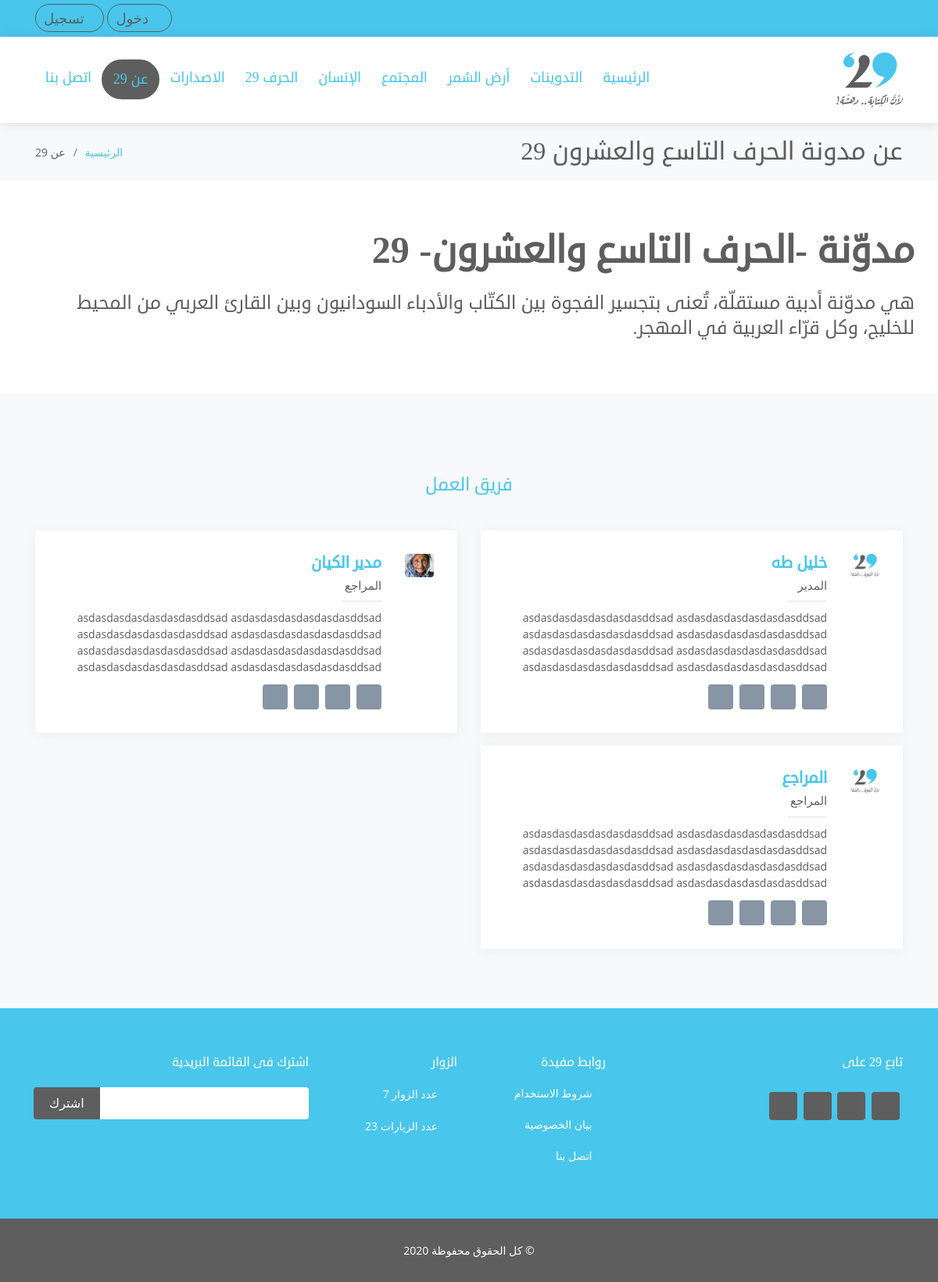
/dashboard/about, run on the app's committed database.
### tables this page shows
CREATE TABLE `b29_category` (
  `cat_id` int(3) NOT NULL,
  `cat_name` varchar(50) NOT NULL,
  `cat_class` varchar(20) NOT NULL,
  `create_at` datetime NOT NULL,
  `create_by` int(5) NOT NULL,
  `update_at` datetime DEFAULT NULL,
  `update_by` int(5) DEFAULT NULL
);

CREATE TABLE `b29_staff` (
  `staff_id` int(5) NOT NULL,
  `staff_name` varchar(50) NOT NULL,
  `staff_phone` varchar(20) NOT NULL,
  `staff_email` varchar(50) NOT NULL,
  `staff_type` varchar(10) NOT NULL DEFAULT 'DR',
  `staff_address` text,
  `staff_img` varchar(20) NOT NULL DEFAULT 'user.jpg',
  `staff_active` int(1) NOT NULL DEFAULT '1',
  `staff_about` text,
  `staff_face` varchar(100) DEFAULT NULL,
  `staff_twitter` varchar(100) DEFAULT NULL,
  `staff_linked` varchar(100) DEFAULT NULL,
  `staff_instagram` varchar(100) DEFAULT NULL,
  `staff_pass` varchar(100) NOT NULL,
  `create_at` datetime NOT NULL,
  `create_by` int(5) DEFAULT NULL,
  `update_at` datetime DEFAULT NULL,
  `update_by` int(5) DEFAULT NULL
);

### controller/dashboard.php (called while the page is built, shortened)
<?php
	class dashboard extends controller
	{
		function __construct()
		{
			$this->view->CSS = array();
			$this->view->JS = array('views/dashboard/JS/dash.js');
			$this->view->curr_page = "dashboard";
		}
		function about()
		{
			$this->view->curr_page = "about";
			$this->view->menu = $this->model->menu();
			$this->view->staff = $this->model->staff();
			$this->view->render(array('dashboard/about'),'home');
		}
	}
?>

### index.php (called while the page is built, shortened)
<?php
	$app = new bootstrap();
?>

### lib/session.php (called while the page is built, shortened)
<?php
	class session
	{
		public static function get($key)
		{
			if(isset($_SESSION[$key]))
			{
				return $_SESSION[$key];
			}else
			{
				return false;
			}
		}
	}
?>

### lib/database.php (called while the page is built, shortened)
<?php
	class database extends PDO
	{
		function __construct()
		{
			$this->get_config();
		}
		private function get_config()
		{
			$x = $this->select("SELECT * FROM ".DB_PREFEX."config",array());
		}
		public function select($sql,$data,$fetchMode = PDO::FETCH_ASSOC)
		{
			$sth = $this->prepare($sql);
			$sth->execute();
			return $sth->fetchAll($fetchMode);
		}
		public function get_menu()
		{
			$x = $this->select("SELECT ".DB_PREFEX."category.*, count(blog_id) as no
								FROM ".DB_PREFEX."category
								LEFT JOIN ".DB_PREFEX."blog_category ON category = cat_id
								WHERE 1=1
								GROUP BY cat_id",array());
			$menu = array();
			foreach($x as $val)
			{
				$menu[$val['cat_id']] = array('id'=>$val['cat_id']
											,'name'=>$val['cat_name']
											,'count'=>$val['no']
											);
			}
			return $menu;
		}
	}
?>

### models/dashboard_model.php (called while the page is built, shortened)
<?php
	class dashboard_model extends model
	{
		function __construct()
		{
			parent::__construct();
		}
		public function menu()
		{
			return $this->db->get_menu();
		}
		public function staff()
		{
			return $this->db->select('SELECT staff_id, staff_name, staff_phone, staff_email, staff_address
									,staff_img, staff_about,staff_type
									,staff_face, staff_twitter, staff_linked, staff_instagram
									FROM '.DB_PREFEX.'staff
									WHERE staff_type != "bloger"
									',array());
		}
	}
?>

### lib/controller.php (called while the page is built, shortened)
<?php
	class controller
	{
		public function loadModel($name,$model_path)
		{
			$path = $model_path.$name.'_model.php';
			if(file_exists($path))
			{
				$this->model = new $model_name();
			}
		}
	}
?>

### lib/model.php (called while the page is built)
<?php
	class model
	{
		function __construct()
		{
			$this->db = new database();
		}
	}
?>

### views/dashboard/about.php (the view)
<main id="main">
	<section id="breadcrumbs" class="breadcrumbs">
		<div class="container">
			<div class="d-flex justify-content-between align-items-center">
				<h2>عن مدونة الحرف التاسع والعشرون 29</h2>
				<ol>
					<li><a href="<?php echo URL ?>">الرئيسية</a></li>
					<li>عن 29</li>
				</ol>
			</div>
		</div>
	</section>
	<section id="about" class="about">
		<div class="container">
			<div class="row content">
				<h2>مدوّنة -الحرف التاسع والعشرون- 29</h2>
				<h3>هي مدوّنة أدبية مستقلّة، تُعنى بتجسير الفجوة بين الكتّاب والأدباء السودانيون وبين القارئ العربي من المحيط للخليج، وكل قرّاء العربية في المهجر.</h3>
			</div>
		</div>
	</section>
    <section id="team" class="team section-bg">
		<div class="container">
			<div class="section-title">
				<p>فريق العمل</p>
			</div>
			<div class="row">
			<?php
				foreach($this->staff as $val)
				{
			?>
				<div class="col-lg-6 mb-3">
					<div class="member d-flex align-items-start">
						<div class="pic"><img src="<?php echo URL."public/IMG/users/".$val['staff_img'] ?>" class="img-fluid" alt=""></div>
						<div class="member-info">
							<h4><?php echo $val['staff_name']?></h4>
							<span><?php echo staff_settings::$staf_asso_type[$val['staff_type']]['AR']?></span>
							<p><?php echo $val['staff_about']?></p>
							<div class="social">
							<?php
								echo (!empty($val['staff_twitter']))?'<a href="'.$val['staff_twitter'].'" target="_blank"><i class="icofont-twitter"></i></a>':"";
								echo (!empty($val['staff_face']))?'<a href="'.$val['staff_face'].'" target="_blank"><i class="icofont-facebook"></i></a>':"";
								echo (!empty($val['staff_instagram']))?'<a href="'.$val['staff_instagram'].'" target="_blank"><i class="icofont-instagram"></i></a>':"";
								echo (!empty($val['staff_linked']))?'<a href="'.$val['staff_linked'].'" target="_blank"><i class="icofont-linkedin"></i></a>':"";
							?>
							</div>
						</div>
					</div>
				</div>
			<?php
				}
			?>
			</div>
		</div>
	</section>
</main>

### views/menus/default.php (shortened to what this page needs)
<section id="topbar" class="d-none d-lg-block">
	<div class="container d-flex">
		<div class="contact-info mr-auto">
		<?php
			if(session::get('user_type'))
			{
		?>
			<a href="<?php echo URL ?>login/logout"><i class="icofont-sign-out"></i> خروج </a>
		<?php
			}else{
		?>
			<a href="<?php echo URL ?>login"><i class="icofont-sign-in"></i> دخول</a>
			<a href="<?php echo URL ?>login/register"><i class="icofont-user"></i>تسجيل</a>
		<?php
			}
		?>
		</div>
	</div>
</section>
<header id="header" class="header-inner-pages sticky-top">
	<div class="container d-flex align-items-center">
		<a href="<?php echo URL ?>" class="logo"><img src="<?php echo URL ?>public/IMG/logo.png" alt="" class="img-fluid"></a>
		<nav class="nav-menu d-none mr-auto d-lg-block">
			<ul>
				<li class="<?php echo ($this->curr_page=="dashboard")?"nav_menu_active_page":"";?>"><a href="<?php echo URL ?>dashboard/">الرئيسية</a></li>
				<li class="<?php echo ($this->curr_page=="blog")?"nav_menu_active_page":"";?>"><a href="<?php echo URL ?>blog/index">التدوينات</a></li>
			<?php
				foreach($this->menu as $val)
				{
					$cls = ($this->curr_page=="blog_".$val['id'])?"nav_menu_active_page":"";
					echo "<li class='".$cls."'><a href='".URL."blog/index/".$val['id']."'>".$val['name']."</a></li>";
				}
			?>
				<li class="<?php echo ($this->curr_page=="about")?"nav_menu_active_page":"";?>"><a href="<?php echo URL ?>dashboard/about">عن 29 </a></li>
				<li class="<?php echo ($this->curr_page=="contact")?"nav_menu_active_page":"";?>"><a href="<?php echo URL ?>dashboard/contact">اتصل بنا</a></li>
			</ul>
		</nav>
	</div>
</header>

### lib/view.php (shortened to what this page needs)
<?php
	class view
	{
		public function render($files,$class="")
		{
			$this->get_header($class);
			foreach($files as $k => $name)
			{
				$file_name = "views/".$name.".php";
				if(file_exists($file_name))
				{
					require($file_name);
				}else
				{
					$this->file_name = $name;
					require("views/error/err404.php");
				}
			}
		}
		public function get_header($class)
		{
			require("views/header/header.php");
			$this->get_menus($class);
		}
		private function get_menus($class)
		{
			require("views/menus/default.php");
		}
		public function get_footer($class)
		{
			require("views/footer/footer.php");
		}
	}
?>

### public/CSS/style.css (style rules this page uses)
.nav_menu_active_page { background: #5e5e5e !important; border: 2px solid !important; border-radius: 40px !important; }
body { font-family: "Open Sans", sans-serif; color: #5e5e5e; direction: rtl !important; text-align: right; }
a { color: #48c6ec; }
h1, h2, h3, h4, h5, h6 { font-family: 'droid-sans'; }
#topbar { background: #48c6ec; padding: 10px 0; font-size: 18px; color: #5e5e5e; }
#topbar .contact-info a { line-height: 1; color: #5e5e5e; transition: 0.3s; border: 1px solid #5e5e5e; padding: 5px 10px 5px 10px; border-radius: 50px; }
#header { background: white; transition: all 0.5s; z-index: 997; padding: 20px 0; }
#header.header-inner-pages { box-shadow: 0px 2px 15px rgba(0, 0, 0, 0.1); }
#header .logo { font-size: 28px; margin: 0; padding: 0; line-height: 1; font-weight: 700; text-transform: uppercase; }
#header .logo img { max-height: 70px; }
.nav-menu ul { margin: 0; padding: 0; list-style: none; }
.nav-menu > ul { display: flex; }
.nav-menu > ul > li { position: relative; white-space: nowrap; transition: 0.3s; padding: 10px 13px 10px 13px; }
.nav-menu a { display: block; position: relative; color: #48c6ec; transition: 0.3s; font-size: 18px; font-weight: 500; font-family: 'droid-sans'; }
.mobile-nav { position: fixed; top: 55px; right: 15px; bottom: 15px; left: 15px; z-index: 9999; overflow-y: auto; background: #fff; transition: ease-in-out 0.2s; opacity: 0; visibility: hidden; border-radius: 10px; padding: 10px 0; height: auto; }
.mobile-nav * { margin: 0; padding: 0; list-style: none; }
.mobile-nav a { display: block; position: relative; color: #48c6ec; padding: 10px 20px; font-weight: 500; outline: none; }
section { padding: 60px 0; }
.section-bg, .services .icon-box { background: #f8f9fa; }
.section-title { padding-top: 40px; padding-bottom: 40px; text-align: center; }
.section-title p { margin: 0; margin: 0; font-size: 23px; font-weight: 500; text-transform: uppercase; font-family: 'droid-sans'; color: #48c6ec; }
.breadcrumbs { padding: 18px 0; background: #f8f9fa; min-height: 40px; margin-top: 0px; }
.breadcrumbs h2 { font-size: 32px; font-weight: 300; margin: 0; }
.breadcrumbs ol { display: flex; flex-wrap: wrap; list-style: none; padding: 0; margin: 0; font-size: 14px; }
.breadcrumbs ol li + li { padding-right: 10px; }
.breadcrumbs ol li + li::before { display: inline-block; padding-left: 10px; color: #6b7b8d; content: "/"; }
.about .content h2 { font-weight: 700; font-size: 48px; line-height: 60px; margin-bottom: 20px; text-transform: uppercase; }
.about .content h3 { font-weight: 500; line-height: 32px; font-size: 24px; }
.team .member { position: relative; box-shadow: 0px 2px 15px rgba(85, 98, 112, 0.08); padding: 30px; border-radius: 4px; background: white; }
.team .member .pic { overflow: hidden; width: 140px; border-radius: 4px; }
.team .member .pic img { transition: ease-in-out 0.3s; }
.team .member .member-info { padding-right: 30px; }
.team .member h4 { font-weight: 700; margin-bottom: 5px; font-size: 20px; color: #48c6ec; }
.team .member span { display: block; font-size: 15px; padding-bottom: 10px; position: relative; font-weight: 500; }
.team .member span::after { content: ''; position: absolute; display: block; width: 50px; height: 1px; background: #dee2e6; bottom: 0; right: 0; }
.team .member p { margin: 10px 0 0 0; font-size: 14px; }
.team .member .social { margin-top: 12px; display: flex; align-items: center; justify-content: flex-start; }
.team .member .social a { transition: ease-in-out 0.3s; display: flex; align-items: center; justify-content: center; border-radius: 4px; width: 32px; height: 32px; background: #8795a4; }
.team .member .social a i { color: #fff; font-size: 16px; margin: 0 2px; }
.team .member .social a + a { margin-right: 8px; }

### data on the page
b29_category: cat_name "أرض السُمر"
b29_category: cat_name "المجتمع"
b29_category: cat_name "الإنسان"
b29_category: cat_name "الحرف 29"
b29_category: cat_name "الاصدارات"
b29_staff: staff_img (picture), staff_name "خليل طه", staff_type "المدير", staff_about "asdasdasdasdasdasdasddsad asdasdasdasdasdasdasddsad asdasdasdasdasdasdasddsad asdasdasdasdasdasdasddsad asdasdasdasdasdasdasddsad asdasdasdasdasdasdasddsad asdasdasdasdasdasdasddsad asdasdasdasdasdasdasddsad"
b29_staff: staff_img (picture), staff_name "مدير الكيان", staff_type "المراجع", staff_about "asdasdasdasdasdasdasddsad asdasdasdasdasdasdasddsad asdasdasdasdasdasdasddsad asdasdasdasdasdasdasddsad asdasdasdasdasdasdasddsad asdasdasdasdasdasdasddsad asdasdasdasdasdasdasddsad asdasdasdasdasdasdasddsad"
b29_staff: staff_img (picture), staff_name "المراجع", staff_type "المراجع", staff_about "asdasdasdasdasdasdasddsad asdasdasdasdasdasdasddsad asdasdasdasdasdasdasddsad asdasdasdasdasdasdasddsad asdasdasdasdasdasdasddsad asdasdasdasdasdasdasddsad asdasdasdasdasdasdasddsad asdasdasdasdasdasdasddsad"

### other printed values
session::get('NEW_VISIT') "7"
session::get('VISIT') "23"
